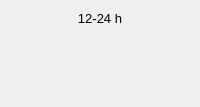
        <widget class="QFrame" name="frameCielo42">
         <property name="type" stdset="0">
          <string>value</string>
         </property>
         <layout class="QVBoxLayout" name="verticalLayoutCielo42">
          <item>
           <widget class="QLabel" name="labelHora42">
            <property name="font">
             <font>
              <pointsize>10</pointsize>
             </font>
            </property>
            <property name="text">
             <string>12-24 h</string>
            </property>
            <property name="alignment">
             <set>Qt::AlignCenter</set>
            </property>
           </widget>
          </item>
          <item>
           <widget class="QLabel" name="labelCielo42">
            <property name="minimumSize">
             <size>
              <width>40</width>
              <height>40</height>
             </size>
            </property>
            <property name="text">
             <string/>
            </property>
            <property name="pixmap">
             <pixmap>:/img/chanceflurries.png</pixmap>
            </property>
            <property name="alignment">
             <set>Qt::AlignCenter</set>
            </property>
           </widget>
          </item>
          <item>
           <widget class="QLabel" name="labelTemp42">
            <property name="font">
             <font>
              <pointsize>12</pointsize>
             </font>
            </property>
            <property name="text">
             <string/>
            </property>
            <property name="alignment">
             <set>Qt::AlignCenter</set>
            </property>
           </widget>
          </item>
         </layout>
        </widget>
